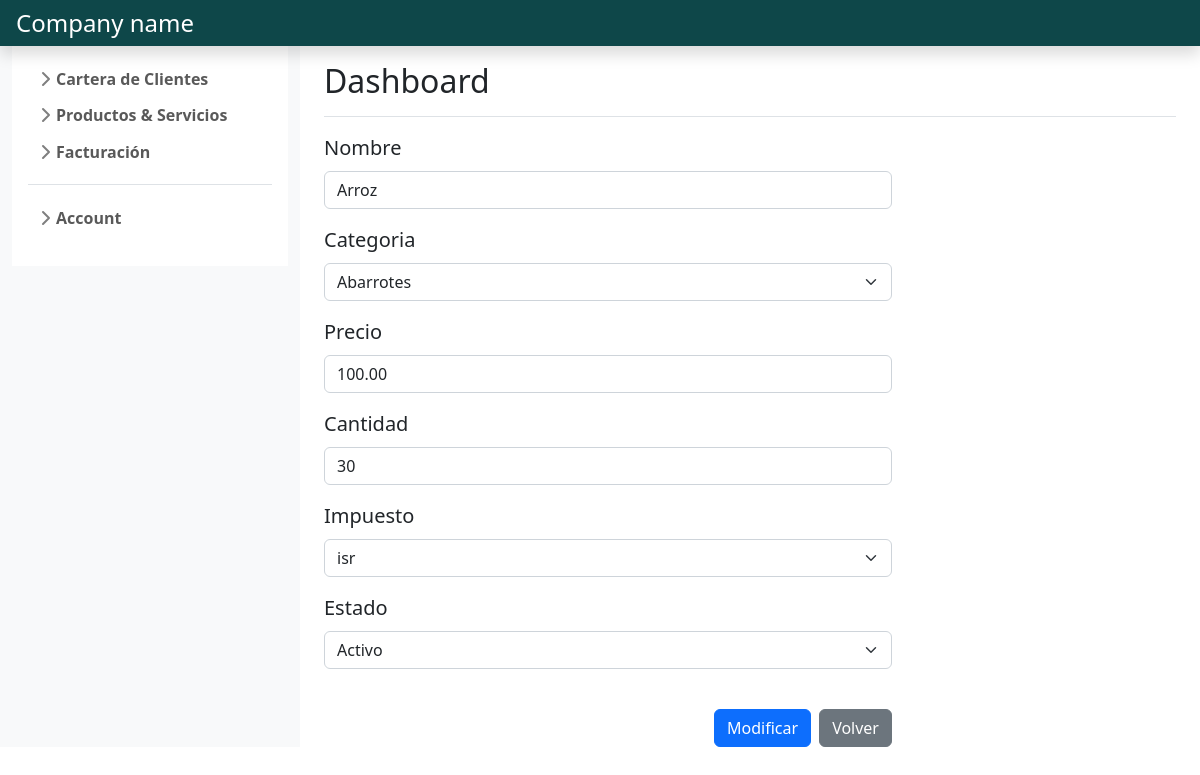
The page /product_and_services/gestion_productos/modificar_producto/11/ (signed in) on the database its author committed.
### product_services_management/models.py (models this page shows)
class Producto(models.Model):
    codigo= models.OneToOneField(Item, on_delete=models.CASCADE)
    nombre= models.CharField(max_length=50)
    categoria= models.ForeignKey(Categoria, on_delete= models.CASCADE)
    precio= models.DecimalField(max_digits=12, decimal_places=2)
    cantidad= models.IntegerField()

class Item(models.Model):
    impuesto= models.ForeignKey(Impuesto, on_delete=models.CASCADE)
    estado= models.BooleanField(default=True)
    creado= models.DateTimeField(auto_now_add=True)
    actualizado= models.DateTimeField(auto_now=True)

### product_services_management/views.py (the view, shortened to what this page needs)
# urls.py: path('gestion_productos/modificar_producto/<int:iditem>/', views.modificar_producto, name='modificar producto'),
@login_required
def modificar_producto(request, iditem):
    if request.method == 'GET':
        item= get_object_or_404(Item, pk= iditem)
        producto=  get_object_or_404(Producto, codigo= item)
        formmodificaritem= FormModificarItem(instance= item)
        formproducto= FormProducto(instance= producto)
        return render(request, 'formulario_modificar_producto.html',
        {'formitem': formmodificaritem,
        'formproducto': formproducto}
        )

### product_services_management/forms.py
class FormModificarItem(forms.ModelForm):
    class Meta:
        model= Item
        fields= ['impuesto', 'estado']
        widgets= {'impuesto':forms.Select(attrs={'class':'form-select'}),
                  'estado':forms.Select(attrs={'class':'form-select'}, choices=[(False, 'Inactivo'), (True, 'Activo')])
                }

class FormProducto(forms.ModelForm):
    class Meta:
        model = Producto
        fields = ['nombre', 'categoria', 'precio', 'cantidad']
        widgets= {'nombre': forms.TextInput(attrs={'class':'form-control', 'placeholder':'Escriba el nombre del producto.'}),
                  'precio': forms.NumberInput(attrs={'class':'form-control', 'placeholder':'Introduzca el precio del producto.'}),
                  'categoria': forms.Select(attrs={'class':'form-select'}),
                  'cantidad': forms.NumberInput(attrs={'class':'form-control', 'placeholder':'Introduzca la cantidad del producto.'}),
                }

### product_services_management/models.py (called while the page is built)
    def __str__(self):
        return self.nombre

    def __str__(self):
        return self.nombre

### product_services_management/templates/formulario_modificar_producto.html (shortened to what this page needs)
{% extends 'base.html' %}
{% load static %}
{% block content %}
<form method="post" id="form_servicio" class="needs-validation" novalidate>
    {% for field in formproducto %}
        <div class="mb-3 gy-2">
            <div class="col-sm-8 ">
                <label for="{{ field.name }}" class="form-label fs-5">{{field.label}}</label>
                {{field}}
            </div>
        </div>
    {% endfor %}
    {% for field in formitem %}
      <div class="mb-3 gy-2">
          <div class="col-sm-8 ">
              <label for="{{ field.name }}" class="form-label fs-5">{{field.label}}</label>
              {{field}}
          </div>
      </div>
    {% endfor %}
</form>
<br>
<div class="d-grid col-sm-8 gap-2 d-md-flex justify-content-md-end">
    <button type="button" class="btn btn-primary" data-bs-toggle="modal" data-bs-target="#exampleModal">
        Modificar
    </button>
    <a class="btn btn-secondary" href="{% url 'gestion productos' %}">Volver</a>
</div>
{% endblock %}

### main/static/style/css/sidebars.css (style rules this page uses)
body { min-height: 100vh; min-height: -webkit-fill-available; }
html { height: -webkit-fill-available; }

### rows shown on the page
Producto: formproducto "Arroz" "Abarrotes" "100.00" "30"
Item: formitem "isr" "Activo"

### other values the page prints
{{ field.label }} "Nombre" "Categoria" "Precio" "Cantidad"
{{ field.label }} "Impuesto" "Estado"
